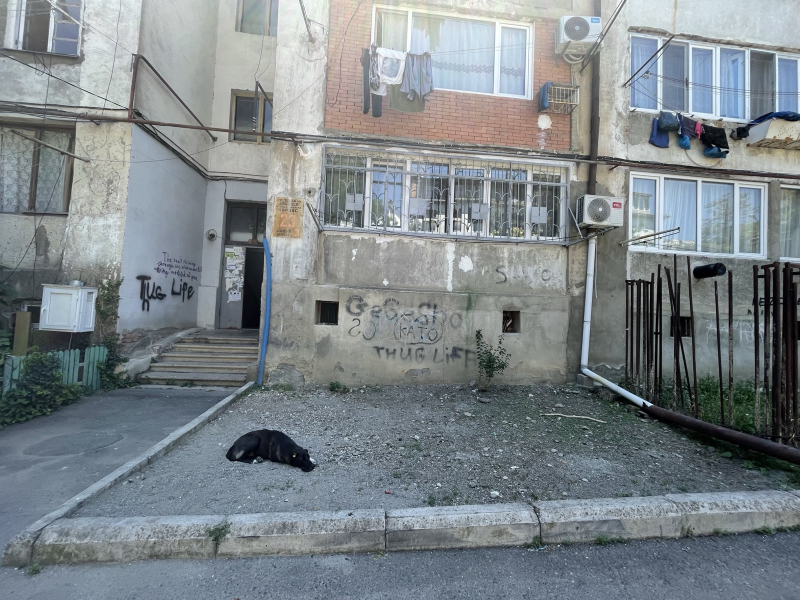
#> input picture media/dogs/1.jpg, 1600 x 1200 px, given in place of 1.jpeg, which was not available (shown at 1/2 size)
$ python make_panel_photo.py ../media/dogs/1.jpg
#> lines starting #> are read from the running program, lines starting #| are printed output that depends on the picture
"""tools/make_panel_photo.py — generates a Building-page space panel's photo set.

Reads a source photograph (never modified in place) and writes 480/800/1200-wide
WebP + JPEG outputs into media/, named "<base>-<width>.<ext>", matching the
convention mediaSlot() already expects (see index.html, panel-courtyard-* /
panel-grapevines-* files). Crops to the panel frame's own aspect ratio
(1200x645, ~1.86:1) with a chosen vertical focal window, never upscales,
colour-manages from the source's own ICC profile to sRGB, strips all
metadata, and keeps each output under budget.

Run:  python3 tools/make_panel_photo.py                 (all jobs)
      python3 tools/make_panel_photo.py --only <base>    (just one job)
"""
import os
import sys
import io
from PIL import Image, ImageCms, ImageOps

HERE = os.path.dirname(os.path.abspath(__file__))
ROOT = os.path.dirname(HERE)
OUT_DIR = os.path.join(ROOT, "media")

FRAME_W, FRAME_H = 1200, 645  # the panel photo frame's own aspect ratio (~1.86:1)
WIDTHS = [480, 800, 1200]
SRGB = ImageCms.createProfile("sRGB")

JOBS = [
    {
        "src": os.path.join(ROOT, "media", "building", "1.jpeg"),
        "base": "panel-grapevines-overhead-vine-01",
        "focal_y0": 607,  # top of the crop window, in source pixels (centered on the vine)
        "webp_quality": {480: 70, 800: 68, 1200: 64},
        "jpg_quality": {480: 66, 800: 64, 1200: 62},
    },
    {
        "src": os.path.join(ROOT, "media", "dogs", "12.jpg"),
        "base": "panel-dogs-street-dog-01",
        "focal_y0": 40,  # top of the crop window, in source pixels (keeps the dog's feet at the frame edge)
        "webp_quality": {480: 70, 800: 68, 1200: 64},
        "jpg_quality": {480: 66, 800: 64, 1200: 62},
    },
]


def main():
    only = None
    if "--only" in sys.argv:
        only = sys.argv[sys.argv.index("--only") + 1]
    os.makedirs(OUT_DIR, exist_ok=True)
    for job in JOBS:
        if only and job["base"] != only:
            continue
        im = Image.open(job["src"])
#> im is the input picture: PIL image 1600x1200 RGB; mean R, G, B 125.6, 133.2, 137.4
        im.load()
        im = ImageOps.exif_transpose(im)
        icc = im.info.get("icc_profile")
        if icc:
            src_profile = ImageCms.ImageCmsProfile(io.BytesIO(icc))
            im = ImageCms.profileToProfile(im, src_profile, SRGB, outputMode="RGB")
        else:
            im = im.convert("RGB")
        w, h = im.size
#> w = 1600; h = 1200
        crop_h = round(w * FRAME_H / FRAME_W)
#> crop_h = 860
        y0 = job["focal_y0"]
        y0 = max(0, min(y0, h - crop_h))
#> y0 = 340
        cropped = im.crop((0, y0, w, y0 + crop_h))
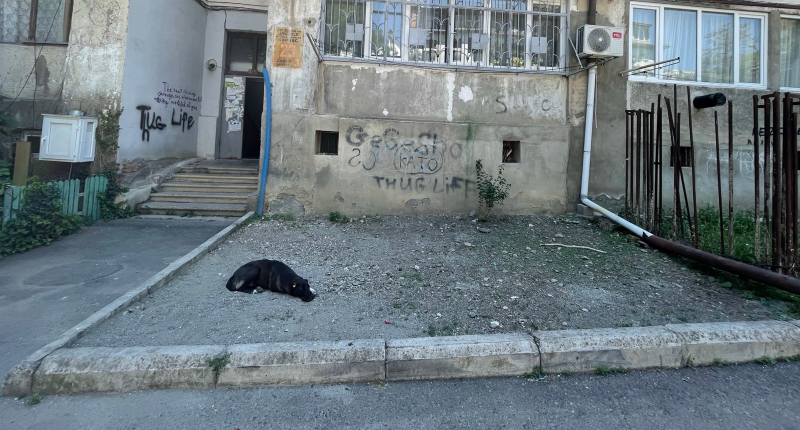
#> cropped: PIL image 1600x860 RGB (shown at 1/2 size); mean R, G, B 107.8, 119.9, 125.9

        for width in WIDTHS:
            width = min(width, cropped.size[0])  # never upscale
            height = round(width * FRAME_H / FRAME_W)
            resized = cropped.resize((width, height), Image.LANCZOS)
            clean = Image.new("RGB", resized.size)
            clean.paste(resized)  # drop EXIF/GPS/ICC — fresh image, no metadata carried over

            webp_path = os.path.join(OUT_DIR, f"{job['base']}-{width}.webp")
            jpg_path = os.path.join(OUT_DIR, f"{job['base']}-{width}.jpg")
            clean.save(webp_path, "WEBP", quality=job["webp_quality"][width], method=6)
            clean.save(jpg_path, "JPEG", quality=job["jpg_quality"][width], optimize=True, progressive=True)
            print(f"{os.path.basename(webp_path):42s} {width}x{height} {os.path.getsize(webp_path)/1024:7.1f} KB")
            print(f"{os.path.basename(jpg_path):42s} {width}x{height} {os.path.getsize(jpg_path)/1024:7.1f} KB")
#> this loop made 3 passes
#> pass 1, in main, `resized = cropped.resize((width, height), Image.LANCZOS)`:
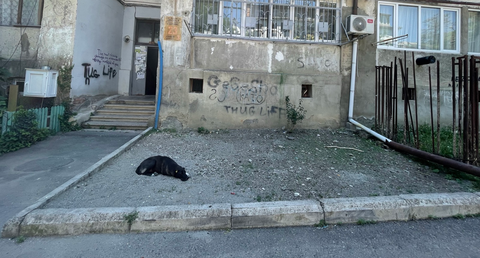
#> resized: PIL image 480x258 RGB; mean R, G, B 107.8, 119.9, 125.9
#> pass 2, in main, `resized = cropped.resize((width, height), Image.LANCZOS)`:
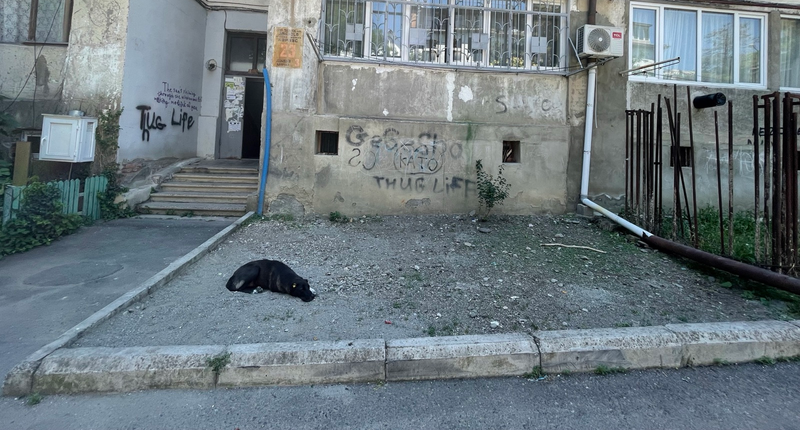
#> resized: PIL image 800x430 RGB; mean R, G, B 107.8, 119.9, 125.9
#> pass 2 of the loop in main, `for job in JOBS:`:
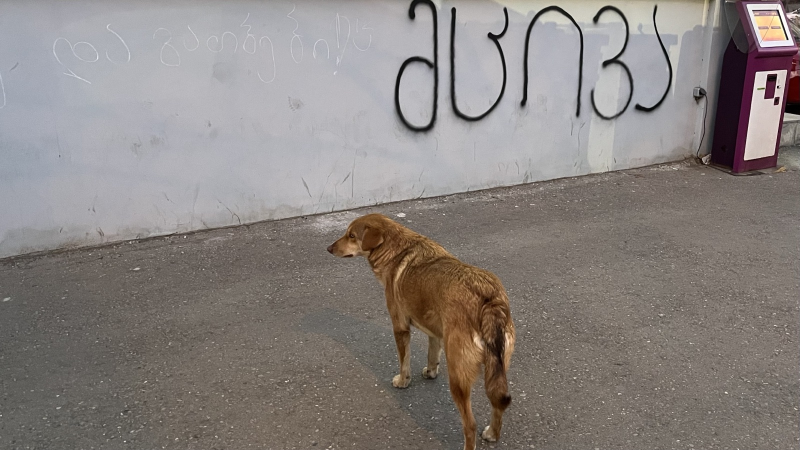
#> input picture media/dogs/12.jpg, 1600 x 900 px (shown at 1/2 size)
#> in main, im is the input picture: PIL image 1600x900 RGB; mean R, G, B 137, 130.4, 127.2
#> in main, `cropped = im.crop((0, y0, w, y0 + crop_h))`:
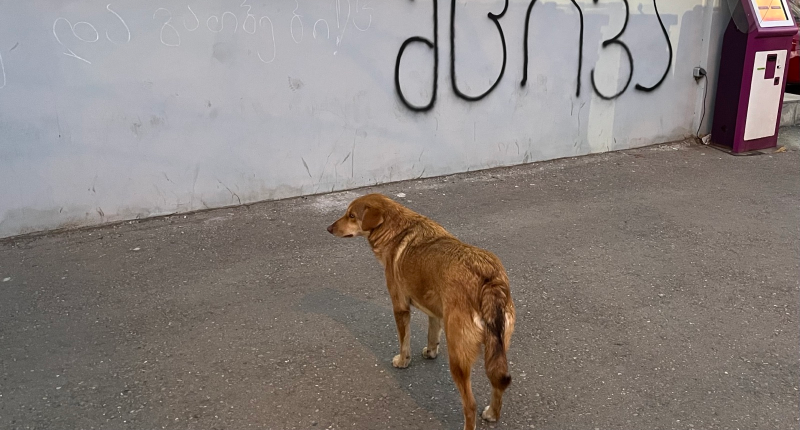
#> cropped: PIL image 1600x860 RGB (shown at 1/2 size); mean R, G, B 137.1, 128.9, 125.1
#> the loop in main, `for width in WIDTHS:` made 3 passes
#| panel-dogs-street-dog-01-480.webp          480x258    10.8 KB
#| panel-dogs-street-dog-01-480.jpg           480x258    13.8 KB
#| panel-dogs-street-dog-01-800.webp          800x430    30.9 KB
#| panel-dogs-street-dog-01-800.jpg           800x430    36.8 KB
#| panel-dogs-street-dog-01-1200.webp         1200x645    60.1 KB
#| panel-dogs-street-dog-01-1200.jpg          1200x645    79.9 KB
#> pass 1, in main, `resized = cropped.resize((width, height), Image.LANCZOS)`:
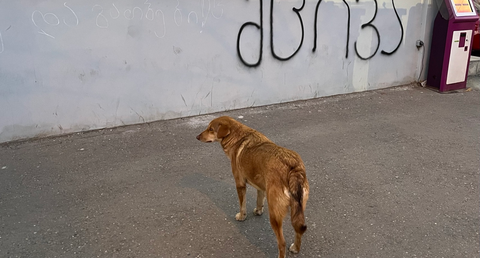
#> resized: PIL image 480x258 RGB; mean R, G, B 137.1, 128.9, 125.1


if __name__ == "__main__":
    main()
